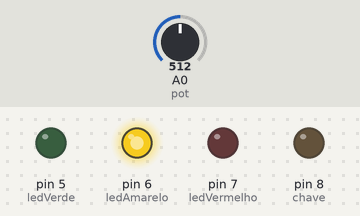
This sketch was run on a simulated Arduino Uno, built with avr-gcc and run on an emulated ATmega328P. Shown: output pins drawn as LEDs (lit = HIGH). The test bench sets the inputs (shaded band); at power-on: A0 (pot) = 512.

Above: at 1.2 s.
1.3 s: A0 (pot) set to 723
2.8 s: A0 (pot) set to 750
At 3.8 s:
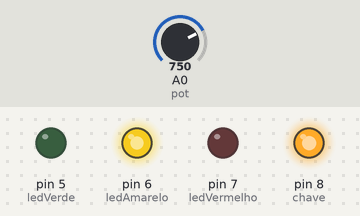
4.3 s: A0 (pot) set to 847
5.8 s: A0 (pot) set to 872
At 6.3 s:
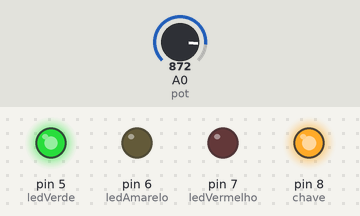
7.3 s: A0 (pot) set to 928
8.8 s: A0 (pot) set to 950
At 9.8 s:
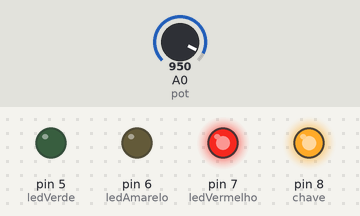
Timing chart, 0 to 11.3 s (numbered marks = the images above; inputs shaded):
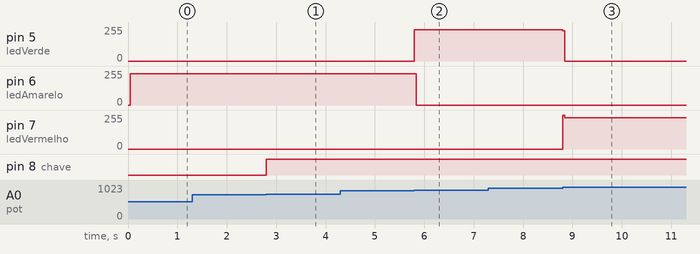

Measured:
- the behaviour switches between 736 and 737 on A0 (pot) (found by bisection; images 0 and 1)
- the behaviour switches between 859 and 860 on A0 (pot) (found by bisection; images 1 and 2)
- the behaviour switches between 941 and 942 on A0 (pot) (found by bisection; images 2 and 3)
- after the input at 1.3 s, every drawn part: stays the same
- after the input at 2.8 s, pin 8 (chave): LOW → HIGH at once
- after the input at 4.3 s, every drawn part: stays the same
- after the input at 5.8 s, pin 5 (ledVerde): 0/255 → 233/255 at once; pin 6 (ledAmarelo): 235/255 → 0/255 at once
- after the input at 7.3 s, every drawn part: stays the same
- after the input at 8.8 s, pin 5 (ledVerde): 233/255 → 0/255 at once; pin 7 (ledVermelho): 0/255 → 236/255 at once

The sketch:

MonitordeTensaoUnderOverVoltage.ino
```cpp
const int pot = A0;
const int ledVerde = 5;
const int ledAmarelo = 6;
const int ledVermelho = 7;
const int chave = 8;

unsigned long tempoFora = 0;
bool foraFaixa = false;

void setup() {
  pinMode(ledVerde, OUTPUT);
  pinMode(ledAmarelo, OUTPUT);
  pinMode(ledVermelho, OUTPUT);
  pinMode(chave, OUTPUT);
}

void loop() {
  int valor = analogRead(pot);
  float tensao = (valor / 1023.0) * 250.0;

  // Reset LEDs
  digitalWrite(ledVerde, LOW);
  digitalWrite(ledAmarelo, LOW);
  digitalWrite(ledVermelho, LOW);

  if (tensao >= 210 && tensao <= 230) {
    digitalWrite(ledVerde, HIGH);
    foraFaixa = false;
  }
  else if (tensao < 210) {
    digitalWrite(ledAmarelo, HIGH);
  }
  else {
    digitalWrite(ledVermelho, HIGH);
  }

  // Fora da faixa crítica
  if (tensao < 180 || tensao > 240) {
    if (!foraFaixa) {
      tempoFora = millis();
      foraFaixa = true;
    }
    if (millis() - tempoFora >= 2000) {
      digitalWrite(chave, LOW); // desliga sistema
    }
  } else {
    foraFaixa = false;
    digitalWrite(chave, HIGH);
  }
}
```
